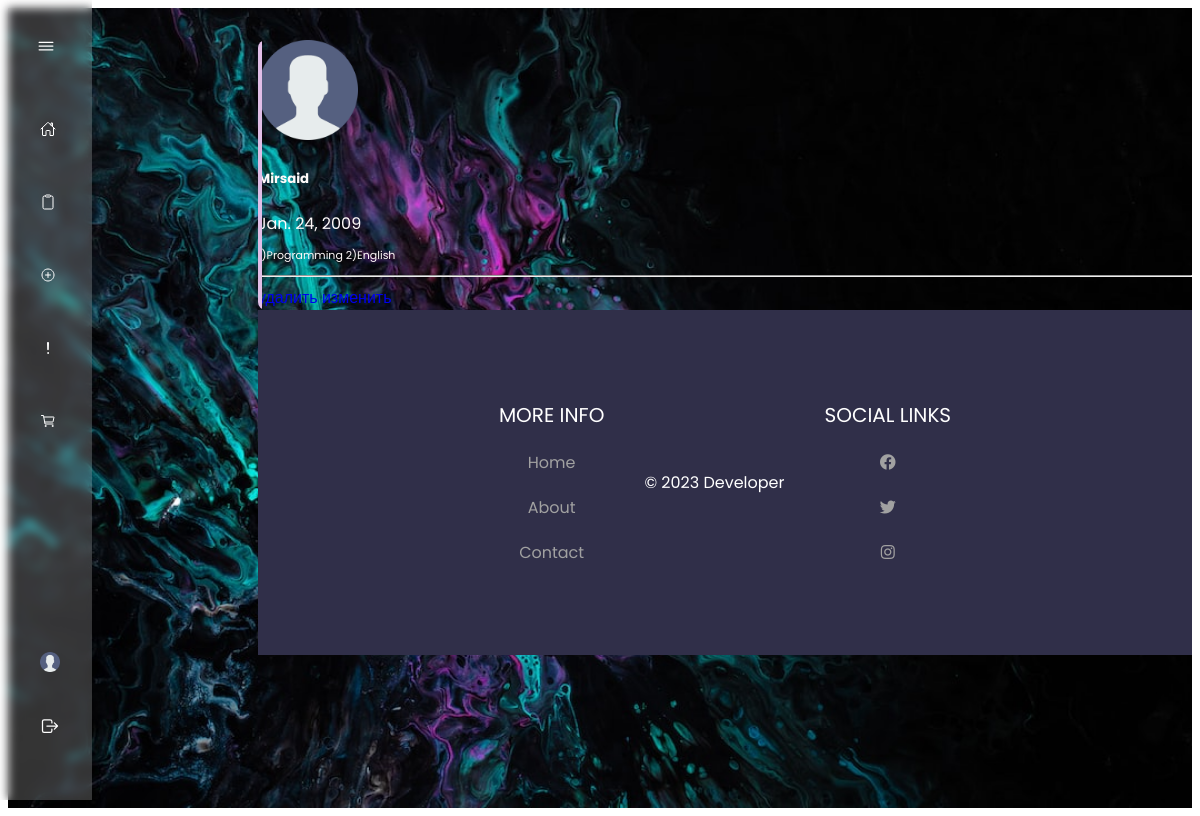
The app's page /profile/news/1 (signed in) with its own data.
### Profile/models.py (models this page shows, shortened)
class UserProfile(models.Model):
    user = models.OneToOneField(User, on_delete=models.CASCADE)
    first_name = models.CharField(max_length=50)
    last_name = models.CharField(max_length=50)
    birth_date = models.DateField(null=True, blank=True)
    interests = models.TextField(max_length=100)
    last_visit = models.DateTimeField(null=True, blank=True)
    profile_image = models.ImageField(upload_to='images/', default='images/default.jpg')

### Profile/views.py (the view)
# urls.py: path('news/<int:pk>', ProfileDetailViews.as_view(), name='profile_detail'),
class ProfileDetailViews(DetailView):
    model = UserProfile
    template_name = 'profile/detail_views.html'
    context_object_name = 'profile'

### Profile/templates/profile/detail_views.html (shortened to what this page needs)
{% extends 'main/base.html' %}
{% load static %}
{% block content %}
    <div class="container mt-5">
        <div class="row d-flex justify-content-center">
            <div class="col-md-7">
                {% if profile %}
                    <div class="card p-3 py-4" style="background-color: {{ profile.color }}">
                        <div class="text-center">
                            {% if user_profile.profile_image %}
                                <img src="{{ user_profile.profile_image.url }}" width="100" class="rounded-circle">
                            {% else %}
                                <img src="{% static 'images/default.jpg' %}" width="100" class="rounded-circle">
                            {% endif %}
                        </div>
                        <div class="text-center mt-3">
                            <h5 class="mt-2 mb-0">{{ profile.first_name }}</h5>
                            <span>{{ profile.birth_date }}</span>
                            <div class="px-4 mt-1">
                                <p class="fonts">{{ profile.interests }}</p>
                            </div>
                            {% if user.is_authenticated and user == profile.user %}
                                <hr>
                                <a href="{% url 'delete_detail' profile.id %}" class="btn btn-warning">удалить</a>
                                <a href="{% url 'profiles' %}" class="btn btn-warning">изменить</a>
                            {% endif %}
                        </div>
                    </div>
                {% else %}
                    <p>No profile found.</p>
                    <a href="{% url 'profiles' %}" class="btn btn-primary">Create Profile</a>
                {% endif %}
            </div>
        </div>
    </div>
{% endblock content %}

### static/styles/base.css (style rules this page uses)
*,::before,::after { box-sizing: border-box; }

### static/styles/navbar.css (style rules this page uses)
:root { --nav-width: 92px; --first-color: #CA26FF; --bg-color: #12192C; --sub-color: #B6CEFC; --white-color: #fff; --body-font: "Poppins", sans-serif; --normal-font-size: 1rem; --small-font-size: .875rem; --z-fixed: 100; }
a { text-decoration: none; }

### Profile/templates/profile/detail_views.html (style rules this page uses)
.card { border:none; position:relative; overflow:hidden; border-radius:8px; cursor:pointer; }
.card:before { content:""; position:absolute; left:0; top:0; width:4px; height:100%; background-color:#E1BEE7; transform:scaleY(1); transition:all 0.5s; transform-origin: bottom }
.card:after { content:""; position:absolute; left:0; top:0; width:4px; height:100%; background-color:#8E24AA; transform:scaleY(0); transition:all 0.5s; transform-origin: bottom }
.fonts { font-size:11px; }

### records on screen
UserProfile: first_name "Mirsaid", birth_date "Jan. 24, 2009", interests "1)Programming 2)English"
